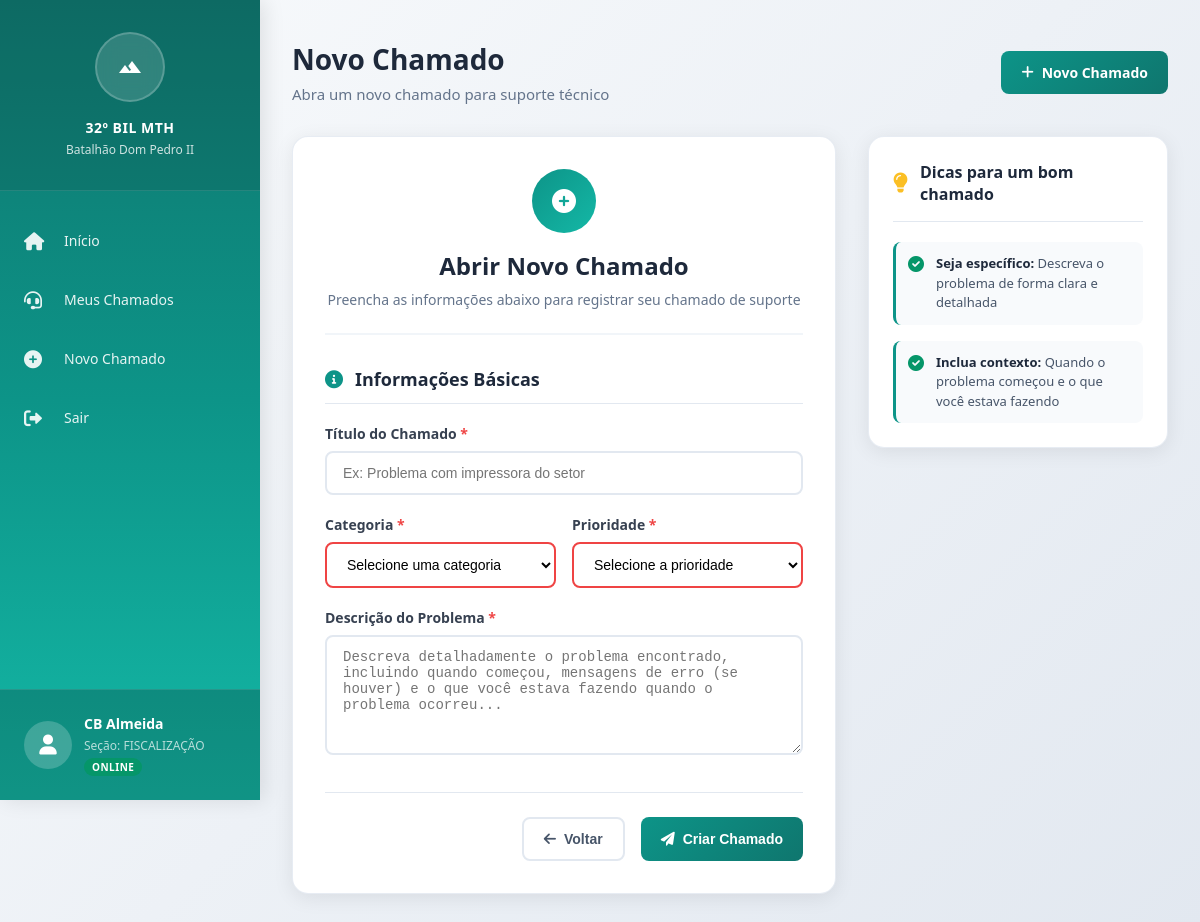
/new_call/ (signed in), run on the app's committed database.
### Calls/models.py (models this page shows)
class User(AbstractUser):
    nome_de_guerra = models.CharField(max_length=50, null=True, blank=True)
    setor = models.ForeignKey(Setor, on_delete=models.SET_NULL, related_name='usuarios', null=True, blank=True)
    posto_grad = models.ForeignKey(Posto_grad, on_delete=models.SET_NULL, related_name='usuarios', null=True, blank=True)

class Posto_grad(models.Model):
    nome = models.CharField(max_length=50)
    def __str__(self):
        return self.nome

class Setor(models.Model):
    nome = models.CharField(max_length=100)
    def __str__(self):
        return self.nome

### Calls/views.py (the view, shortened to what this page needs)
# urls.py: path('new_call/', views.new_call, name='new_call'),
@login_required
def new_call(request):
    return render(request, 'Calls/new_call.html',
                  {'user': request.user,
                   'categorias': CategoriaChamado.objects.all(),
                   'prioridades': PrioridadeChamado.objects.all(),
                   })

### Calls/templates/Calls/new_call.html (shortened to what this page needs)
{% extends 'Calls/layout_user.html' %}
{% block page_title %}Novo Chamado{% endblock %}
{% block page_subtitle %}Abra um novo chamado para suporte técnico{% endblock %}
{% block content %}
<div class="form-container">
    <div class="form-card">
        <div class="form-header">
            <div class="form-icon">
                <i class="fas fa-plus-circle"></i>
            </div>
            <h2>Abrir Novo Chamado</h2>
            <p>Preencha as informações abaixo para registrar seu chamado de suporte</p>
        </div>
        <form class="chamado-form" method="post">
            <div class="form-section">
                <h3 class="section-title">
                    <i class="fas fa-info-circle"></i>
                    Informações Básicas
                </h3>
                <div class="form-row">
                    <div class="form-group">
                        <label for="titulo">Título do Chamado</label>
                        <input type="text" id="titulo" name="titulo" required
                               placeholder="Ex: Problema com impressora do setor">
                    </div>
                </div>
                <div class="form-row">
                    <div class="form-group half">
                        <label for="categoria">Categoria</label>
                        <select id="categoria" name="categoria" required>
                            <option value="">Selecione uma categoria</option>
                        </select>
                    </div>
                    <div class="form-group half">
                        <label for="prioridade">Prioridade</label>
                        <select id="prioridade" name="prioridade" required>
                            <option value="">Selecione a prioridade</option>
                        </select>
                    </div>
                </div>
                <div class="form-row">
                    <div class="form-group">
                        <label for="descricao">Descrição do Problema</label>
                        <textarea id="descricao" name="descricao" rows="5" required
                                  placeholder="Descreva detalhadamente o problema encontrado, incluindo quando começou, mensagens de erro (se houver) e o que você estava fazendo quando o problema ocorreu..."></textarea>
                    </div>
                </div>
            </div>
            <div class="form-actions">
                <button type="button" class="btn btn-secondary" onclick="history.back()">
                    <i class="fas fa-arrow-left"></i>
                    Voltar
                </button>
                <button type="submit" class="btn btn-primary">
                    <i class="fas fa-paper-plane"></i>
                    Criar Chamado
                </button>
            </div>
        </form>
    </div>
    <div class="tips-card">
        <div class="tips-header">
            <i class="fas fa-lightbulb"></i>
            <h3>Dicas para um bom chamado</h3>
        </div>
        <ul class="tips-list">
            <li>
                <i class="fas fa-check-circle"></i>
                <div>
                    <strong>Seja específico:</strong> Descreva o problema de forma clara e detalhada
                </div>
            </li>
            <li>
                <i class="fas fa-check-circle"></i>
                <div>
                    <strong>Inclua contexto:</strong> Quando o problema começou e o que você estava fazendo
                </div>
            </li>
        </ul>
    </div>
</div>
{% endblock %}

### Calls/templates/Calls/layout_user.html (shortened to what this page needs)
{% load static %}
<!DOCTYPE html>
<html lang="pt-BR">
<head>
    <link href="https://cdnjs.cloudflare.com/ajax/libs/font-awesome/6.0.0/css/all.min.css" rel="stylesheet">
    <link rel="stylesheet" href="{% static 'styles.css' %}">
</head>
<body>
    <div class="container">
        <aside class="sidebar">
            <div class="sidebar-header">
                <div class="logo">
                    <i class="material-icons">terrain</i>
                </div>
                <h3 class="battalion-name">32º BIL Mth</h3>
                <p class="battalion-subtitle">Batalhão Dom Pedro II</p>
            </div>
            <nav>
                <ul class="nav-menu">
                    <li class="nav-item">
                        <a href="{% url 'Calls:index' %}" class="nav-link {% if request.resolver_match.url_name == 'index' %}active{% endif %}">
                            <i class="fas fa-home"></i>
                            <span class="nav-text">Início</span>
                        </a>
                    </li>
                    <li class="nav-item">
                        <a href="{% url 'Calls:user_calls' %}" class="nav-link">
                            <i class="fas fa-headset"></i>
                            <span class="nav-text">Meus Chamados</span>
                        </a>
                    </li>
                    <li class="nav-item">
                        <a href="{% url 'Calls:new_call' %}" class="nav-link">
                            <i class="fas fa-plus-circle"></i>
                            <span class="nav-text">Novo Chamado</span>
                        </a>
                    </li>
                    <li class="nav-item">
                        <a href="{% url 'Calls:logout' %}" class="nav-link">
                            <i class="fa-solid fa-right-from-bracket"></i>
                            <span class="nav-text">Sair</span>
                        </a>
                    </li>
                </ul>
            </nav>
            <div class="user-profile">
                <div class="user-info">
                    <div class="user-avatar">
                        <i class="fas fa-user"></i>
                    </div>
                    <div class="user-details">
                        <h4>{{user.posto_grad}} {{user.nome_de_guerra}}</h4>
                        <p>Seção: {{user.setor}}</p>
                        <span class="user-status">Online</span>
                    </div>
                </div>
            </div>
        </aside>
        <main class="main-content">
            <div class="page-header">
                <div>
                    <h1 class="page-title">{% block page_title %}Bem-vindo{% endblock %}</h1>
                    <p class="page-subtitle">{% block page_subtitle %}Portal de Chamados - Usuário{% endblock %}</p>
                </div>
                <div class="action-buttons">
                    <a href="#" class="btn btn-primary">
                        <i class="fas fa-plus"></i>
                        Novo Chamado
                    </a>
                </div>
            </div>
            {% block content %}
            {% endblock %}
        </main>
    </div>
</body>
</html>

### Calls/static/styles.css (style rules this page uses)
* { margin: 0; padding: 0; box-sizing: border-box; }
body { font-family: 'Segoe UI', Tahoma, Geneva, Verdana, sans-serif; background: linear-gradient(135deg, #f8fafc 0%, #e2e8f0 100%); min-height: 100vh; color: #334155; }
.container { display: flex; min-height: 100vh; }
.sidebar { width: 280px; background: linear-gradient(180deg, #1e3a8a 0%, #1e40af 50%, #2563eb 100%); position: fixed; height: 100vh; left: 0; top: 0; z-index: 1000; box-shadow: 4px 0 20px rgba(0, 0, 0, 0.1); overflow: hidden; transition: all 0.3s ease; }
.sidebar-header { padding: 32px 24px; text-align: center; border-bottom: 1px solid rgba(255, 255, 255, 0.1); background: rgba(0, 0, 0, 0.1); }
.logo { width: 80px; height: 80px; background: rgba(255, 255, 255, 0.15); border-radius: 50%; margin: 0 auto 16px; display: flex; align-items: center; justify-content: center; font-size: 32px; color: white; backdrop-filter: blur(10px); border: 2px solid rgba(255, 255, 255, 0.2); }
.battalion-name { color: white; font-size: 14px; font-weight: 600; text-transform: uppercase; letter-spacing: 0.5px; margin-bottom: 4px; }
.battalion-subtitle { color: rgba(255, 255, 255, 0.8); font-size: 12px; font-weight: 300; }
.nav-menu { padding: 24px 0; list-style: none; }
.nav-item { margin-bottom: 8px; }
.nav-link { display: flex; align-items: center; padding: 16px 24px; color: rgba(255, 255, 255, 0.9); text-decoration: none; transition: all 0.3s ease; position: relative; }
.nav-link i { width: 24px; font-size: 18px; margin-right: 16px; }
.nav-text { font-size: 14px; font-weight: 500; }
.user-profile { position: absolute; bottom: 0; left: 0; right: 0; padding: 24px; background: rgba(0, 0, 0, 0.2); border-top: 1px solid rgba(255, 255, 255, 0.1); }
.user-info { display: flex; align-items: center; color: white; }
.user-avatar { width: 48px; height: 48px; border-radius: 50%; background: rgba(255, 255, 255, 0.2); display: flex; align-items: center; justify-content: center; margin-right: 12px; font-size: 20px; }
.user-details h4 { font-size: 14px; margin-bottom: 4px; }
.user-details p { font-size: 12px; color: rgba(255, 255, 255, 0.7); }
.main-content { flex: 1; margin-left: 280px; padding: 48px 40px; background: transparent; }
.page-header { margin-bottom: 40px; display: flex; justify-content: space-between; align-items: center; }
.page-title { font-size: 32px; font-weight: 700; color: #1e293b; margin-bottom: 8px; }
.page-subtitle { color: #64748b; font-size: 16px; font-weight: 400; }
.action-buttons { display: flex; gap: 12px; }
.btn { padding: 12px 24px; border: none; border-radius: 8px; font-size: 14px; font-weight: 600; cursor: pointer; transition: all 0.3s ease; text-decoration: none; display: inline-flex; align-items: center; gap: 8px; }
.btn-primary { background: linear-gradient(135deg, #2563eb 0%, #1d4ed8 100%); color: white; }
.btn-secondary { background: white; color: #475569; border: 2px solid #e2e8f0; }

### data on the page
User: posto_grad "CB", nome_de_guerra "Almeida", setor "FISCALIZAÇÃO"
